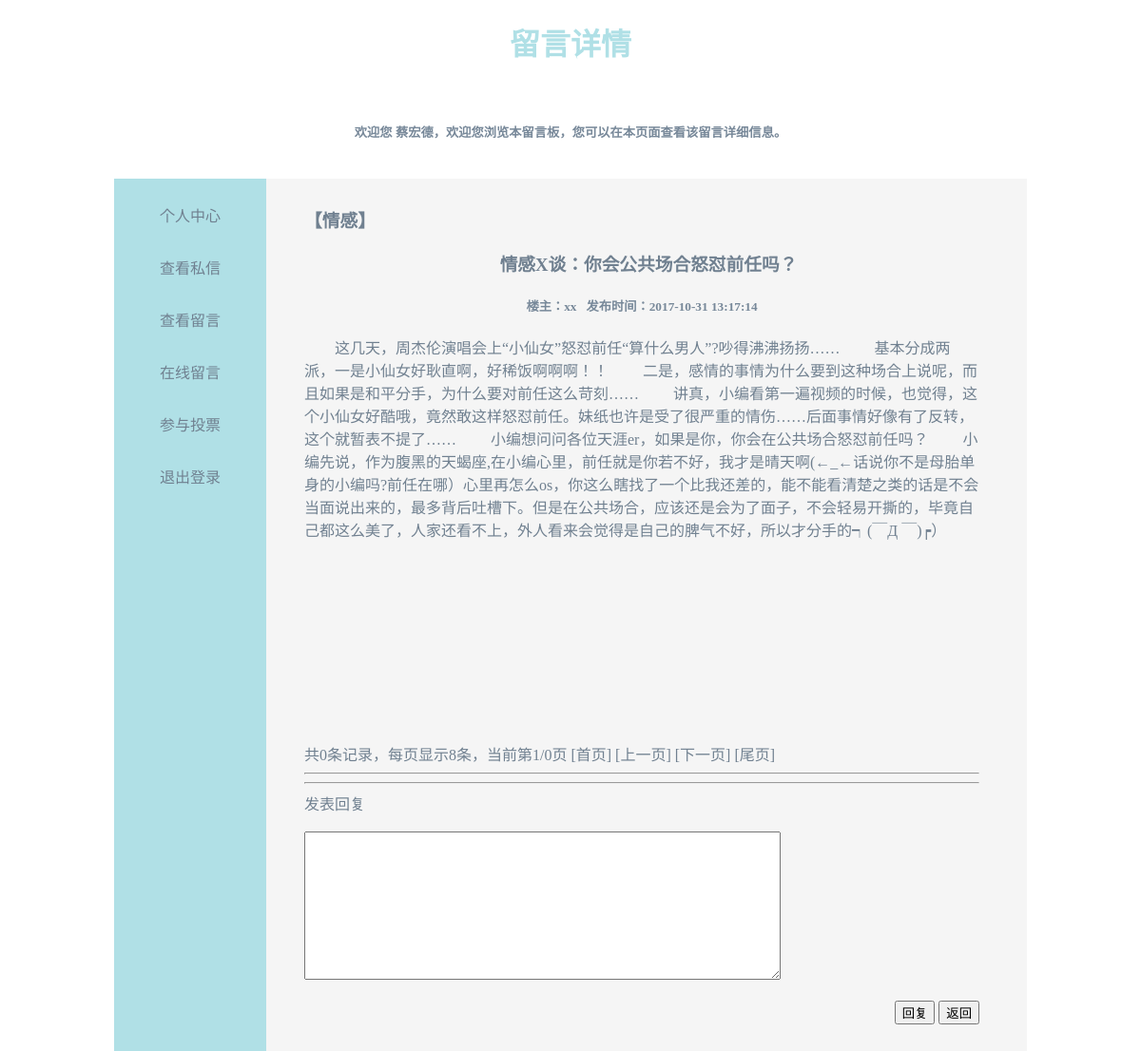
Page /disp.php?id=2 (signed in) on the committed database.
### tables this page shows
CREATE TABLE IF NOT EXISTS `lyb_info` (
  `id` int(11) NOT NULL AUTO_INCREMENT,
  `disp_f` int(11) NOT NULL DEFAULT '0',
  `title` varchar(50) NOT NULL,
  `content` text NOT NULL,
  `author` varchar(20) NOT NULL,
  `publish_time` datetime NOT NULL,
  `ly_type` varchar(20) NOT NULL,
  PRIMARY KEY (`id`)
);

CREATE TABLE IF NOT EXISTS `user_info` (
  `id` int(11) NOT NULL AUTO_INCREMENT,
  `user_name` varchar(30) NOT NULL,
  `password` varchar(15) NOT NULL,
  `telephone` varchar(11) NOT NULL,
  `email` varchar(20) NOT NULL,
  `intro` text NOT NULL,
  `score` int(11) NOT NULL DEFAULT '0',
  `power` int(11) NOT NULL DEFAULT '2',
  `user_dj` int(11) NOT NULL DEFAULT '1',
  PRIMARY KEY (`id`)
);

### comm.php (called while the page is built, shortened)
<?php
$link = mysqli_connect("localhost","root","19980322","lyb");
mysqli_query($link, "set names 'utf-8'");
function visit_power($power){
	$user_power = get_user_power();
}
function get_user_power(){
	global $link;
	$sql = "select * from user_info where user_name='".$_SESSION['user']."'";
	$result = mysqli_query($link, $sql);
	$row = mysqli_fetch_assoc($result);
	return $row['power'];
}
?>

### disp.php (the view, shortened to what this page needs)
<?php
require_once 'comm.php';
require_once 'pages.class.php';
visit_power(2);
$id = $_GET['id'];
$sql = "select * from lyb_info where id='".$id."'";
$result = mysqli_query($link,$sql);
$row = mysqli_fetch_assoc($result);
?>
<!DOCTYPE html>
<html>
<head>
	<link rel="stylesheet" type="text/css" href="css/lyb.css">
</head>
<body>
<center>
<div id="top">
	<h1>留言详情</h1><br/>
	<h5>欢迎您 <?php echo $_SESSION['user']; ?>，欢迎您浏览本留言板，您可以在本页面查看该留言详细信息。</h5><br/>
</div>
<div id="container">
	<div id="navi">
	<ul>
		<li><a href="person.php">个人中心</a></li>
		<li><a href="sx.php">查看私信</a></li>
		<li><a href="view.php">查看留言</a></li>
		<li><a href="message.php">在线留言</a></li>
		<li><a href="vote.php">参与投票</a></li>
		<li><a href="login.php?action=out">退出登录</a></li>
	</ul>
	</div>
	<div id="info">
		<form id=myform name=myform action="" method=post onsubmit="return reply_check();">
			<ul>
				<li align="left"><h3>【<?php echo $row['ly_type']; ?>】</h3></li>
				<li align="center"><h3>&nbsp;&nbsp;&nbsp;<?php echo $row['title']; ?></h3></li>
				<li align="center"><h5>楼主：<?php echo $row['author']; ?>&nbsp;&nbsp;&nbsp;发布时间：<?php echo $row['publish_time']; ?></h5></li>
				<li align="left"><?php echo $row['content']; ?></li><br/><br/><br/><br/><br/><br/>
			</ul>
			<br/>
			<ul>
				<br/><br/><br/>
				<hr><hr>
				<li align="left">发表回复</li><br>
				<li>
							<textarea id="reply_cont" name="reply_cont" rows="10" cols="60"></textarea>
				</li><br/>
				<li align="right">
					<input type="submit" name="submit" value="回复">
					<a href="#" onClick="javascript :history.go(-1);"><input type="submit" value="返回"></a>
				</li>
			</ul>
		</form>
	</div>
</div>
</body>
</html>

### pages.class.php (shortened to what this page needs)
<?php
class Pages{
	private  $each_disNums;
	private  $nums;
	private  $current_page;
	private  $pageNums;
	private  $subPage_link;
	function __construct($each_disNums,$nums,$current_page,$sub_pages,$subPage_link,$subPage_type){
		$this->each_disNums=intval($each_disNums);
		$this->nums=intval($nums);
		if(!$current_page){
			$this->current_page=1;
		}else{
			$this->current_page=intval($current_page);
			}
		$this->pageNums=ceil($nums/$each_disNums);
		$this->subPage_link=$subPage_link;
		}
	function show_SubPages($subPage_type){
		if($subPage_type == 1){
			$this->subPageCss1();
		}elseif ($subPage_type == 2){
			$this->subPageCss2();
		}
	}
    function subPageCss1(){
    	$subPageCss1Str="";
    	$subPageCss1Str.="共".$this->nums."条记录，";
    	$subPageCss1Str.="每页显示".$this->each_disNums."条，";
    	$subPageCss1Str.="当前第".$this->current_page."/".$this->pageNums."页 ";
    	if($this->current_page > 1){
    		$firstPageUrl=$this->subPage_link."1";
    		$prewPageUrl=$this->subPage_link.($this->current_page-1);
    		$subPageCss1Str.="[<a href='$firstPageUrl'>首页</a>] ";
    		$subPageCss1Str.="[<a href='$prewPageUrl'>上一页</a>] ";
    	}else {
    		$subPageCss1Str.="[首页] ";
    		$subPageCss1Str.="[上一页] ";
    	}
    	if($this->current_page < $this->pageNums){
    		$lastPageUrl=$this->subPage_link.$this->pageNums;
    		$nextPageUrl=$this->subPage_link.($this->current_page+1);
    		$subPageCss1Str.=" [<a href='$nextPageUrl'>下一页</a>] ";
    		$subPageCss1Str.="[<a href='$lastPageUrl'>尾页</a>] ";
    	}else {
    		$subPageCss1Str.="[下一页] ";
    		$subPageCss1Str.="[尾页] ";
    	}
    	echo $subPageCss1Str;
    	}
    }
   ?>

### css/lyb.css (style rules this page uses)
h1 { color: #B0E0E6; font-weight: bold; }
h5 { color: #778899; }
ul { list-style: none; }
a { text-decoration: none; color: #708090; }
#container { width: 910px; }
#navi { float: left; height: 410px; background: #B0E0E6; }
#navi li { height: 45px; width: 80px; padding-top: 10px; padding-right: 40px; }
#info { float: right; color: #708090; height: 400px; width: 750px; background-color: #F5F5F5; padding-top: 10px; }

### disp.php (style rules this page uses)
#container { width: 960px; }
#navi { height: 1960px; }
#navi li { padding-right: 40px; }
#info { height: 1950px; width: 750px; text-align: left; padding-right: 50px; }

### rows in the picture
lyb_info: ly_type "情感", title "情感X谈：你会公共场合怒怼前任吗？", author "xx", publish_time "2017-10-31 13:17:14", content "这几天，周杰伦演唱会上“小仙女”怒怼前任“算什么男人”?吵得沸沸扬扬…… 基本分成两派，一是小仙女好耿直啊，好稀饭啊啊啊！！ 二是，感情的事情为什么要到这种场合上说呢，而且如果是和平分手，为什么要对前任这么苛刻…… 讲真，小编看第一遍视频的时候，也觉得，这个小仙女好酷哦，竟然敢这样怒怼前任。妹纸也许是受了很严重的情伤……后面事情好像有了反转，这个就暂表不提了…… 小编想问问各位天涯er，如果是你，你会在公共场合怒怼前任吗？ 小编先说，作为腹黑的天蝎座,在小编心里，前任就是你若不好，我才是晴天啊(←_←话说你不是母胎单身的小编吗?前任在哪）心里再怎么os，你这么瞎找了一个比我还差的，能不能看清楚之类的话是不会当面说出来的，最多背后吐槽下。但是在公共场合，应该还是会为了面子，不会轻易开撕的，毕竟自己都这么美了，人家还看不上，外人看来会觉得是自己的脾气不好，所以才分手的┑(￣Д ￣)┍）"
user_info: score "[下一页] [尾页]"

### other values in the picture
$_SESSION['user'] "蔡宏德"
$subPageCss1Str "共0条记录，每页显示8条，当前第1/0页"
